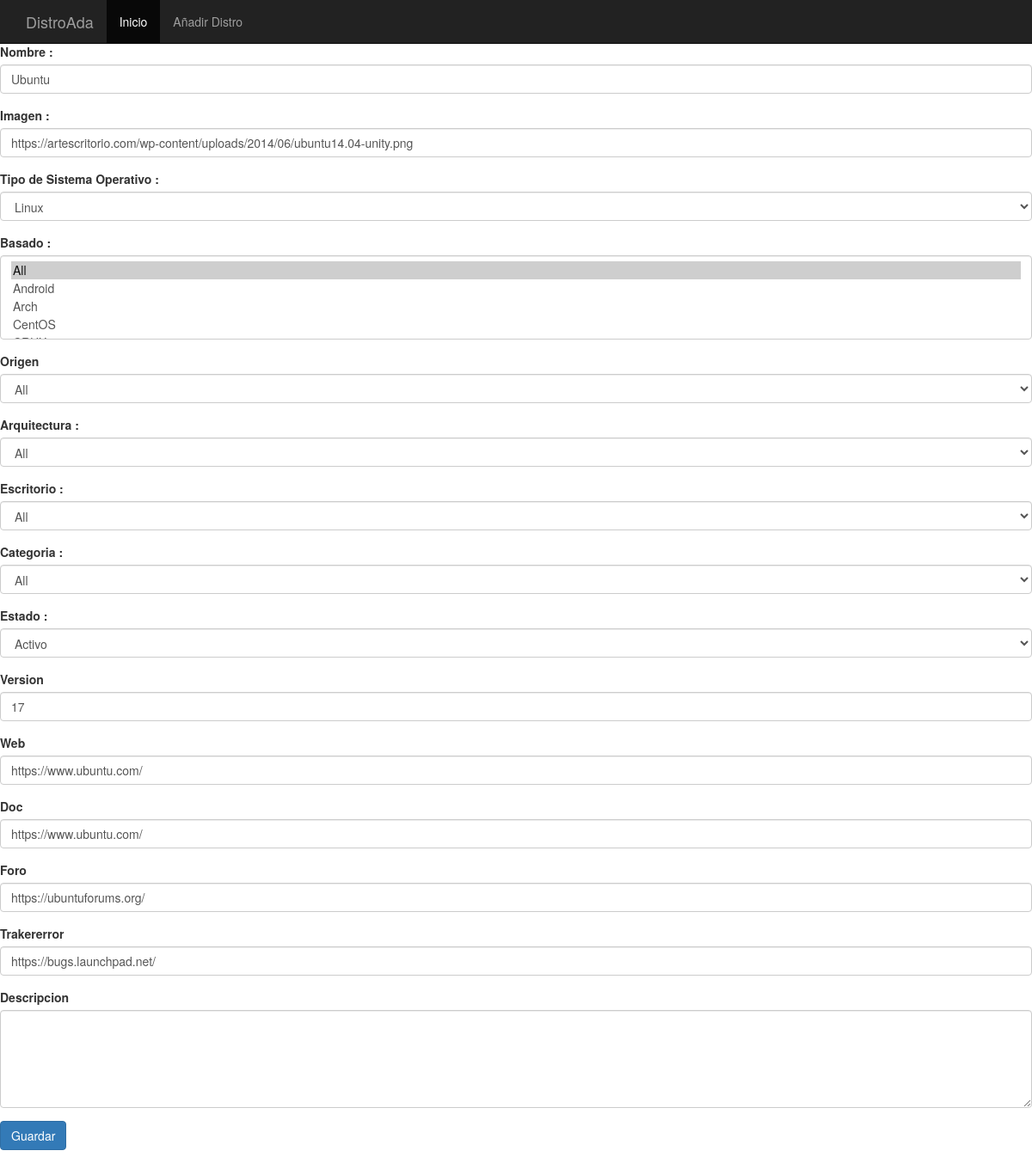
Page /update.php?id=11 on the committed database.
### tables this page shows
CREATE TABLE `distribuciones` (
  `id` int(11) NOT NULL,
  `Nombre` text NOT NULL,
  `Imagen` text NOT NULL,
  `TipodeSistemaOperativo` text NOT NULL,
  `Basado` text NOT NULL,
  `Origen` text NOT NULL,
  `Arquitectura` text NOT NULL,
  `Escritorio` text NOT NULL,
  `Categoria` text NOT NULL,
  `Estado` text NOT NULL,
  `Version` int(20) DEFAULT NULL,
  `Web` text NOT NULL,
  `Doc` text NOT NULL,
  `Foro` text NOT NULL,
  `Trakererror` text NOT NULL,
  `Descripcion` text NOT NULL
);

### update.php (the view, shortened to what this page needs)
<?php
    include_once 'connect_db.php';
    $id = $_REQUEST['id'];
    $errors = [];
    if( !empty($_POST) ){
            $Nombre = $_POST['Nombre'];
            $Imagen = $_POST['Imagen'];
            $TipodeSistemaOperativo = $_POST['TipodeSistemaOperativo'];
            $Basado = $_POST['Basado'];
            $Origen = $_POST['Origen'];
            $Arquitectura = $_POST['Arquitectura'];
            $Escritorio = $_POST['Escritorio'];
            $Categoria = $_POST['Categoria'];
            $Estado = $_POST['Estado'];
            $Version = $_POST['Version'];
            $Web = $_POST['Web'];
            $Doc = $_POST['Doc'];
            $Foro = $_POST['Foro'];
            $Trakererror = $_POST['Trakererror'];
            $Descripcion = $_POST['Descripcion'];
        $id = $_POST['id'];
        if ( empty($errors) ) {
            $sql = "UPDATE distribuciones SET Nombre = :Nombre , Imagen = :Imagen,TipodeSistemaOperativo = :TipodeSistemaOperativo, Basado = :Basado, Origen = :Origen, Arquitectura = :Arquitectura, Escritorio = :Escritorio, Categoria = :Categoria, Estado = :Estado, Version = :Version, Web = :Web, Doc =:Doc, Foro = :Foro, Trakererror = :Trakererror, Descripcion =: Descripcion WHERE id = :id";
            $result = $pdo->prepare($sql);
            $result->execute([
                'Nombre'     => $Nombre,
                'Imagen'  => $Imagen,
                'TipodeSistemaOperativo'  => $TipodeSistemaOperativo,
                'Basado'  => $Basado,
                'Origen'  => $Origen,
                'Arquitectura'  => $Arquitectura,
                'Escritorio'  => $Escritorio,
                'Categoria'  => $Categoria,
                'Estado'  => $Estado,
                'Version'  => $Version,
                'Web'  => $Web,
                'Doc'  => $Doc,
                'Foro'  => $Foro,
                'Trakererror'  => $Trakererror,
                'Descripcion'  => $Descripcion,
                'id'        => $id
            ]);
            header('Location: index.php');
        }else{
            $distribuciones = dameDistribuciones($pdo, $id);
        }
    }else{
        $distribuciones = dameDistribuciones($pdo, $id);
    }
function dameDistribuciones($pdo, $id) {
    $sql = "SELECT * FROM distribuciones WHERE id = :id";
    $result = $pdo->prepare($sql);
    $result->execute([
        'id' => $id
    ]);
    return $result->fetch(PDO::FETCH_ASSOC);
}
?>
<!DOCTYPE html>
<html lang="en">
  <head>
    <link rel="stylesheet" href="https://cdnjs.cloudflare.com/ajax/libs/twitter-bootstrap/3.3.7/css/bootstrap.min.css" />
    <link rel="stylesheet" href="css/app.css">
  </head>
  <body>
    <nav class="navbar navbar-inverse navbar-fixed-top">
      <div class="container">
        <div class="navbar-header">
          <a class="navbar-brand" href="index.php">DistroAda</a>
        </div>
        <div id="navbar" class="collapse navbar-collapse">
          <ul class="nav navbar-nav">
            <li class="active"><a href="index.php">Inicio</a></li>
            <li><a href="add.php">Añadir Distro</a></li>
          </ul>
        </div>
      </div>
    </nav>
    <form action="update.php" method="post">
         <div class="form-group">
            <label for="Nombre">Nombre :</label>
            <input class="form-control" type="text" id="Nombre" name="Nombre" value="<?=$distribuciones['Nombre']?>">
        </div>
        <div class="form-group">
            <label for="Imagen">Imagen :</label>
            <input class="form-control" type="text" id="Imagen" name="Imagen" value="<?=$distribuciones['Imagen']?>">
        </div>
        <div class="form-group">
            <label for="TipodeSistemaOperativo">Tipo de Sistema Operativo :</label>
            <select class="form-control" name="TipodeSistemaOperativo" id="TipodeSistemaOperativo" value="<?=$distribuciones['TipodeSistemaOperativo']?>">
                <option value="Linux">Linux</option>
            </select>
        </div>
        <div class="form-group">
            <label for="Basado">Basado :</label>
            <select class="form-control" name="Basado" id="Basado" multiple value="<?=$distribuciones['Basado']?>">
                <option selected value="All">All</option>
                <option value="Android">Android</option>
                <option value="Arch">Arch</option>
                <option value="CentOS">CentOS</option>
                <option value="CRUX">CRUX</option>
            </select>
        </div>
        <div class="form-group">
            <label for="Origen">Origen</label>
            <select class="form-control" name="Origen" id="Origen" value="<?=$distribuciones['Origen']?>">
                <option selected value="All">All</option>
            </select>
        </div>
        <div class="form-group">
            <label for="Arquitectura">Arquitectura :</label>
            <select class="form-control" name="Arquitectura" id="Arquitectura" value="<?=$distribuciones['Arquitectura']?>">
                <option selected value="All">All</option>
            </select>
        </div>
        <div class="form-group">
            <label for="Escritorio">Escritorio :</label>
            <select class="form-control" name="Escritorio" id="Escritorio" value="<?=$distribuciones['Escritorio']?>">
            <option selected value="All">All</option>
        </select>
        </div>
        <div class="form-group">
            <label for="Categoria">Categoria :</label>
            <select class="form-control" name="Categoria" id="Categoria"value="<?=$distribuciones['Categoria']?>">
            <option selected value="All">All</option>
        </select>
        </div>
        <div class="form-group">
            <label for="Estado">Estado :</label>
            <select class="form-control" name="Estado" id="Estado" value="<?=$distribuciones['Estado']?>">
                <option>Activo</option>
            </select>
        </div>
        <div class="form-group">
            <label for="Version">Version</label>
            <input type="text" class="form-control" id="Version" name="Version" value="<?=$distribuciones['Version']?>">
        </div>
        <div class="form-group">
            <label for="Web">Web</label>
            <input type="text" class="form-control" id="Web" name="Web" value="<?=$distribuciones['Web']?>">
        </div>
        <div class="form-group">
            <label for="Doc">Doc</label>
            <input type="text" class="form-control" id="Doc" name="Doc" value="<?=$distribuciones['Web']?>">
        </div>
        <div class="form-group">
            <label for="Foro">Foro</label>
            <input type="text" class="form-control" id="Foro" name="Foro" value="<?=$distribuciones['Foro']?>">
        </div>
        <div class="form-group">
            <label for="Trakererror">Trakererror</label>
            <input type="text" class="form-control" id="Trakererror" name="Trakererror" value="<?=$distribuciones['Trakererror']?>">
        </div>
        <div class="form-group">
            <label for="Descripcion">Descripcion</label>
            <textarea class="form-control" name="Descripcion" id="Descripcion" rows="5" value="<?=$distribuciones['Descripcion']?>"> </textarea>
        </div>
        <div class="form-group">
            <input type="submit" class="btn btn-primary" value="Guardar" >
        </div>
    </form>
</body>

### css/app.css (style rules this page uses)
body { padding-top: 50px; }

### rows in the picture
distribuciones: Nombre "Ubuntu", Imagen "https://artescritorio.com/wp-content/uploads/2014/06/ubuntu14.04-unity.png", TipodeSistemaOperativo "Linux", Basado "All ☑ / Android / Arch / CentOS", Origen "All", Arquitectura "All", Escritorio "All", Categoria "All", Estado "Activo", Version "17", Web "https://www.ubuntu.com/", Doc "https://www.ubuntu.com/", Foro "https://ubuntuforums.org/", Trakererror "https://bugs.launchpad.net/"
